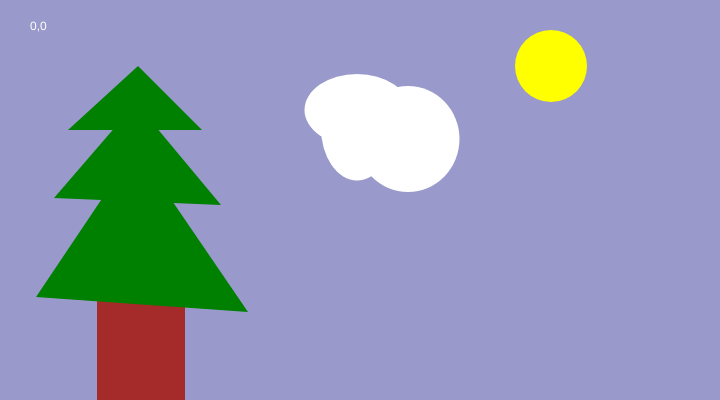
Frame 1 (no input)
Frame 60 (no input): identical to frame 1, image omitted
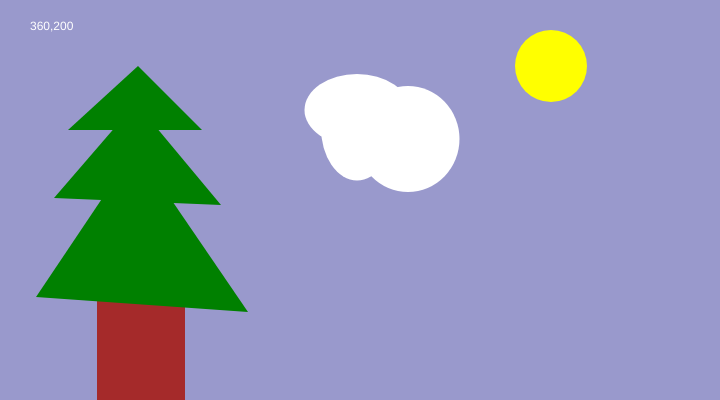
Frame 120 (the mouse pressed at the canvas centre since frame 60)

The p5.js sketch that drew these frames (run headless with seeded random() and noise() and a simulated clock; from frame 60 on, the mouse is pressed at the canvas centre):

// p5.js sketch
// ── sketch.js
function setup() {
  // Sets the screen to be 720 pixels wide and 400 pixels high
  createCanvas(720, 400); //size of the background; x, y; width, height
}


function draw() {
  background('#9999CC'); //color of background
  noStroke(); //no stroke; no outline

  fill("brown")
  rect(97, 256, 88, 395);

  fill("green")
  triangle(138, 66, 68, 130, 202, 130);
  triangle(136, 103, 54, 198, 221, 205);
  triangle(136, 148, 36, 297, 248, 312);

  fill("yellow")
  ellipse(551, 66, 72, 72)

  fill("white")
  ellipse(357,128, 72,105)
  ellipse(357,110, 105, 72)
  ellipse(408, 139, 103, 106)




  // fill("blue"); //fill color of shapes
  // triangle(18, 18, 18, 360, 81, 360);
  //
  // fill(102);
  // rect(81, 81, 63, 63);
  //
  // fill(204);
  // quad(189, 18, 216, 18, 216, 360, 144, 360);
  //
  // fill(255);
  // ellipse(252, 144, 72, 72);
  //
  // fill(204);
  // triangle(288, 18, 351, 360, 288, 360);
  //
  // fill(255);
  // arc(479, 300, 280, 280, PI, TWO_PI);

fill(255);
  text(mouseX + ',' + mouseY, 30, 30);
}

function mouseReleased(){
  console.log(mouseX + ',' + mouseY);
}
